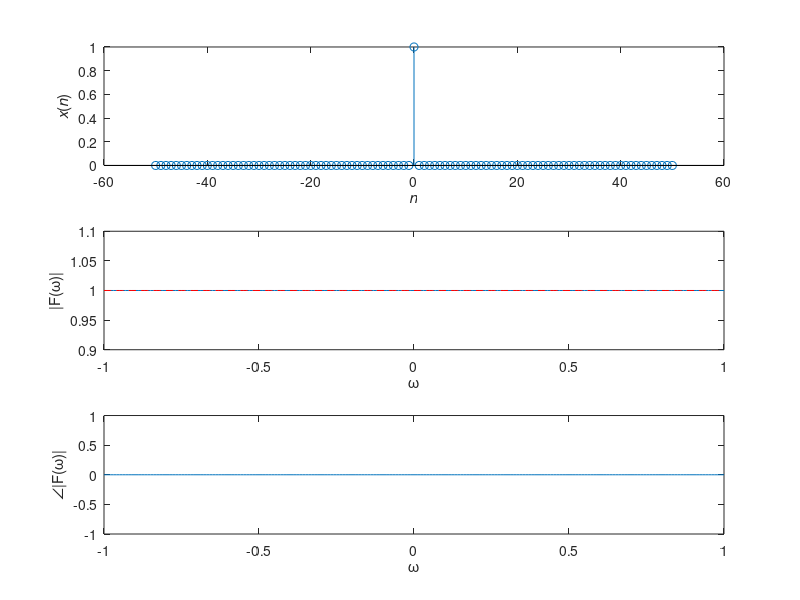

Recreate this plot in MATLAB.
clc
clear all
close all
a=5;
n=-50:1:50;
omega_x=-1*pi:0.01*pi:1*pi;

for ii=1:length(n)
    if(n(ii)==0)
        x_n(ii)=1;
    else
        x_n(ii)=0;
    end
end

subplot(3,1,1),stem(n, x_n)
xlabel('\it{n}')
ylabel('{\itx}({\itn})')

for jj=1:length(omega_x)
    for ii=1:length(n)
        expo_x(jj,ii)=exp(-1j*omega_x(jj)*n(ii));
    end
    F_omega(1,jj)=sum(x_n.*expo_x(jj,:));
end

angle_F_omega=atan(imag(F_omega)./real(F_omega));

for ii=1:length(omega_x)
    F_omega_theo_mag(ii)= 1
end

subplot(3,1,2),plot(omega_x/pi, abs(F_omega),omega_x/pi, abs(F_omega_theo_mag), '--r' )
xlabel('\omega')
ylabel('|F(\omega)|')
subplot(3,1,3),plot(omega_x/pi,angle_F_omega)
xlabel('\omega')
ylabel('\angle|F(\omega)|')




        



